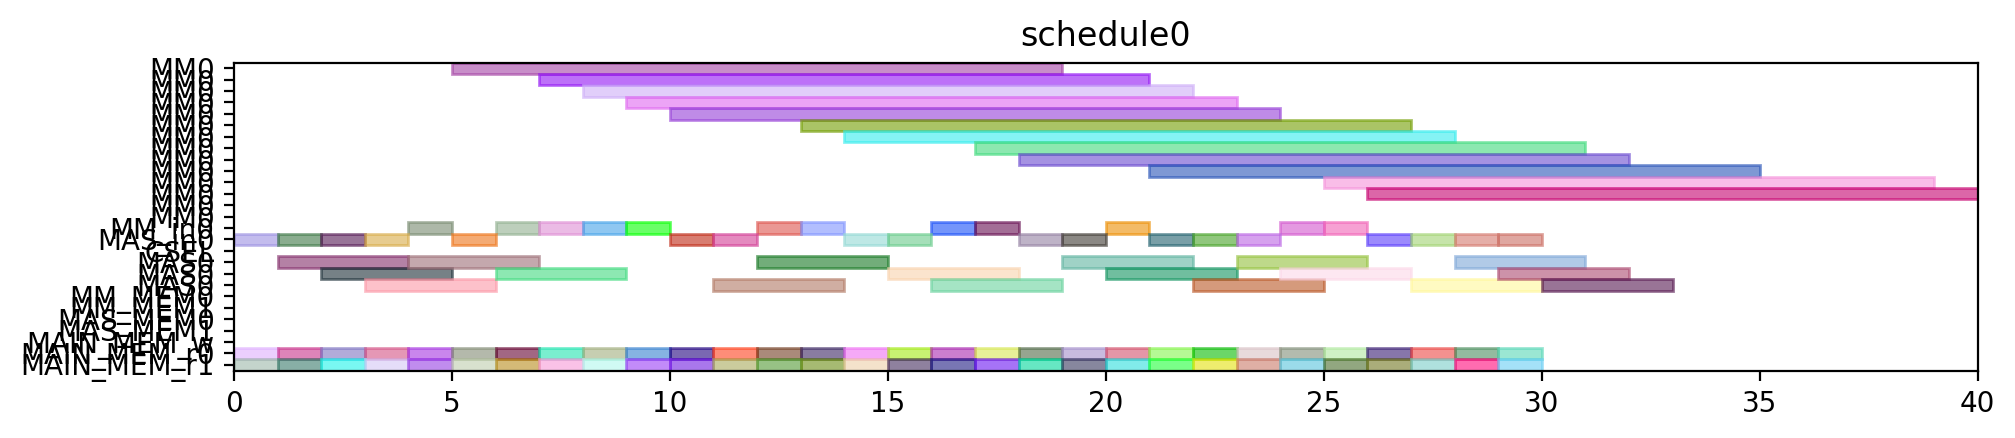

Source code (Python):
from pyschedule import Scenario, solvers, plotters, alt


def solve():
	horizon = 120
	S = Scenario("schedule0", horizon=horizon)

	# resource
	MM = S.Resources('MM', num=1, size=14)
	MM_in = S.Resources('MM_in', num=1)
	MAS_in = S.Resources('MAS_in', num=1)
	CSEL = S.Resource('CSEL')
	MAS = S.Resources('MAS', num=1, size=3, periods=range(1, horizon))
	MM_MEM = S.Resources('MM_MEM', num=2)
	MAS_MEM = S.Resources('MAS_MEM', num=2)
	MAIN_MEM_w = S.Resource('MAIN_MEM_w', size=1)
	MAIN_MEM_r = S.Resources('MAIN_MEM_r', num=2)

	# result of previous scheduling

	# new tasks
	T1_t0 = S.Task('T1_t0', length=3, delay_cost=1)
	T1_t0 += alt(MAS)
	T1_t0_in = S.Task('T1_t0_in', length=1, delay_cost=1)
	T1_t0_in += alt(MAS_in)
	S += T1_t0_in*MAS_in[0]<=T1_t0*MAS[0]

	T1_t0_mem0 = S.Task('T1_t0_mem0', length=1, delay_cost=1)
	T1_t0_mem0 += MAIN_MEM_r[0]
	S += T1_t0_mem0 <= T1_t0

	T1_t0_mem1 = S.Task('T1_t0_mem1', length=1, delay_cost=1)
	T1_t0_mem1 += MAIN_MEM_r[1]
	S += T1_t0_mem1 <= T1_t0

	T1_t1 = S.Task('T1_t1', length=3, delay_cost=1)
	T1_t1 += alt(MAS)
	T1_t1_in = S.Task('T1_t1_in', length=1, delay_cost=1)
	T1_t1_in += alt(MAS_in)
	S += T1_t1_in*MAS_in[0]<=T1_t1*MAS[0]

	T1_t1_mem0 = S.Task('T1_t1_mem0', length=1, delay_cost=1)
	T1_t1_mem0 += MAIN_MEM_r[0]
	S += T1_t1_mem0 <= T1_t1

	T1_t1_mem1 = S.Task('T1_t1_mem1', length=1, delay_cost=1)
	T1_t1_mem1 += MAIN_MEM_r[1]
	S += T1_t1_mem1 <= T1_t1

	T1_t3 = S.Task('T1_t3', length=14, delay_cost=1)
	T1_t3 += alt(MM)
	T1_t3_in = S.Task('T1_t3_in', length=1, delay_cost=1)
	T1_t3_in += alt(MM_in)
	S += T1_t3_in*MM_in[0]<=T1_t3*MM[0]
	T1_t3_mem0 = S.Task('T1_t3_mem0', length=1, delay_cost=1)
	T1_t3_mem0 += MAIN_MEM_r[0]
	S += T1_t3_mem0 <= T1_t3

	T1_t3_mem1 = S.Task('T1_t3_mem1', length=1, delay_cost=1)
	T1_t3_mem1 += MAIN_MEM_r[1]
	S += T1_t3_mem1 <= T1_t3

	T2_t0 = S.Task('T2_t0', length=14, delay_cost=1)
	T2_t0 += alt(MM)
	T2_t0_in = S.Task('T2_t0_in', length=1, delay_cost=1)
	T2_t0_in += alt(MM_in)
	S += T2_t0_in*MM_in[0]<=T2_t0*MM[0]
	T2_t0_mem0 = S.Task('T2_t0_mem0', length=1, delay_cost=1)
	T2_t0_mem0 += MAIN_MEM_r[0]
	S += T2_t0_mem0 <= T2_t0

	T2_t0_mem1 = S.Task('T2_t0_mem1', length=1, delay_cost=1)
	T2_t0_mem1 += MAIN_MEM_r[1]
	S += T2_t0_mem1 <= T2_t0

	T2_t1 = S.Task('T2_t1', length=14, delay_cost=1)
	T2_t1 += alt(MM)
	T2_t1_in = S.Task('T2_t1_in', length=1, delay_cost=1)
	T2_t1_in += alt(MM_in)
	S += T2_t1_in*MM_in[0]<=T2_t1*MM[0]
	T2_t1_mem0 = S.Task('T2_t1_mem0', length=1, delay_cost=1)
	T2_t1_mem0 += MAIN_MEM_r[0]
	S += T2_t1_mem0 <= T2_t1

	T2_t1_mem1 = S.Task('T2_t1_mem1', length=1, delay_cost=1)
	T2_t1_mem1 += MAIN_MEM_r[1]
	S += T2_t1_mem1 <= T2_t1

	T2_t2 = S.Task('T2_t2', length=3, delay_cost=1)
	T2_t2 += alt(MAS)
	T2_t2_in = S.Task('T2_t2_in', length=1, delay_cost=1)
	T2_t2_in += alt(MAS_in)
	S += T2_t2_in*MAS_in[0]<=T2_t2*MAS[0]

	T2_t2_mem0 = S.Task('T2_t2_mem0', length=1, delay_cost=1)
	T2_t2_mem0 += MAIN_MEM_r[0]
	S += T2_t2_mem0 <= T2_t2

	T2_t2_mem1 = S.Task('T2_t2_mem1', length=1, delay_cost=1)
	T2_t2_mem1 += MAIN_MEM_r[1]
	S += T2_t2_mem1 <= T2_t2

	T2_t3 = S.Task('T2_t3', length=3, delay_cost=1)
	T2_t3 += alt(MAS)
	T2_t3_in = S.Task('T2_t3_in', length=1, delay_cost=1)
	T2_t3_in += alt(MAS_in)
	S += T2_t3_in*MAS_in[0]<=T2_t3*MAS[0]

	T2_t3_mem0 = S.Task('T2_t3_mem0', length=1, delay_cost=1)
	T2_t3_mem0 += MAIN_MEM_r[0]
	S += T2_t3_mem0 <= T2_t3

	T2_t3_mem1 = S.Task('T2_t3_mem1', length=1, delay_cost=1)
	T2_t3_mem1 += MAIN_MEM_r[1]
	S += T2_t3_mem1 <= T2_t3

	T3_t0 = S.Task('T3_t0', length=14, delay_cost=1)
	T3_t0 += alt(MM)
	T3_t0_in = S.Task('T3_t0_in', length=1, delay_cost=1)
	T3_t0_in += alt(MM_in)
	S += T3_t0_in*MM_in[0]<=T3_t0*MM[0]
	T3_t0_mem0 = S.Task('T3_t0_mem0', length=1, delay_cost=1)
	T3_t0_mem0 += MAIN_MEM_r[0]
	S += T3_t0_mem0 <= T3_t0

	T3_t0_mem1 = S.Task('T3_t0_mem1', length=1, delay_cost=1)
	T3_t0_mem1 += MAIN_MEM_r[1]
	S += T3_t0_mem1 <= T3_t0

	T3_t1 = S.Task('T3_t1', length=14, delay_cost=1)
	T3_t1 += alt(MM)
	T3_t1_in = S.Task('T3_t1_in', length=1, delay_cost=1)
	T3_t1_in += alt(MM_in)
	S += T3_t1_in*MM_in[0]<=T3_t1*MM[0]
	T3_t1_mem0 = S.Task('T3_t1_mem0', length=1, delay_cost=1)
	T3_t1_mem0 += MAIN_MEM_r[0]
	S += T3_t1_mem0 <= T3_t1

	T3_t1_mem1 = S.Task('T3_t1_mem1', length=1, delay_cost=1)
	T3_t1_mem1 += MAIN_MEM_r[1]
	S += T3_t1_mem1 <= T3_t1

	T3_t2 = S.Task('T3_t2', length=3, delay_cost=1)
	T3_t2 += alt(MAS)
	T3_t2_in = S.Task('T3_t2_in', length=1, delay_cost=1)
	T3_t2_in += alt(MAS_in)
	S += T3_t2_in*MAS_in[0]<=T3_t2*MAS[0]

	T3_t2_mem0 = S.Task('T3_t2_mem0', length=1, delay_cost=1)
	T3_t2_mem0 += MAIN_MEM_r[0]
	S += T3_t2_mem0 <= T3_t2

	T3_t2_mem1 = S.Task('T3_t2_mem1', length=1, delay_cost=1)
	T3_t2_mem1 += MAIN_MEM_r[1]
	S += T3_t2_mem1 <= T3_t2

	T3_t3 = S.Task('T3_t3', length=3, delay_cost=1)
	T3_t3 += alt(MAS)
	T3_t3_in = S.Task('T3_t3_in', length=1, delay_cost=1)
	T3_t3_in += alt(MAS_in)
	S += T3_t3_in*MAS_in[0]<=T3_t3*MAS[0]

	T3_t3_mem0 = S.Task('T3_t3_mem0', length=1, delay_cost=1)
	T3_t3_mem0 += MAIN_MEM_r[0]
	S += T3_t3_mem0 <= T3_t3

	T3_t3_mem1 = S.Task('T3_t3_mem1', length=1, delay_cost=1)
	T3_t3_mem1 += MAIN_MEM_r[1]
	S += T3_t3_mem1 <= T3_t3

	T4_t0 = S.Task('T4_t0', length=14, delay_cost=1)
	T4_t0 += alt(MM)
	T4_t0_in = S.Task('T4_t0_in', length=1, delay_cost=1)
	T4_t0_in += alt(MM_in)
	S += T4_t0_in*MM_in[0]<=T4_t0*MM[0]
	T4_t0_mem0 = S.Task('T4_t0_mem0', length=1, delay_cost=1)
	T4_t0_mem0 += MAIN_MEM_r[0]
	S += T4_t0_mem0 <= T4_t0

	T4_t0_mem1 = S.Task('T4_t0_mem1', length=1, delay_cost=1)
	T4_t0_mem1 += MAIN_MEM_r[1]
	S += T4_t0_mem1 <= T4_t0

	T4_t1 = S.Task('T4_t1', length=14, delay_cost=1)
	T4_t1 += alt(MM)
	T4_t1_in = S.Task('T4_t1_in', length=1, delay_cost=1)
	T4_t1_in += alt(MM_in)
	S += T4_t1_in*MM_in[0]<=T4_t1*MM[0]
	T4_t1_mem0 = S.Task('T4_t1_mem0', length=1, delay_cost=1)
	T4_t1_mem0 += MAIN_MEM_r[0]
	S += T4_t1_mem0 <= T4_t1

	T4_t1_mem1 = S.Task('T4_t1_mem1', length=1, delay_cost=1)
	T4_t1_mem1 += MAIN_MEM_r[1]
	S += T4_t1_mem1 <= T4_t1

	T4_t2 = S.Task('T4_t2', length=3, delay_cost=1)
	T4_t2 += alt(MAS)
	T4_t2_in = S.Task('T4_t2_in', length=1, delay_cost=1)
	T4_t2_in += alt(MAS_in)
	S += T4_t2_in*MAS_in[0]<=T4_t2*MAS[0]

	T4_t2_mem0 = S.Task('T4_t2_mem0', length=1, delay_cost=1)
	T4_t2_mem0 += MAIN_MEM_r[0]
	S += T4_t2_mem0 <= T4_t2

	T4_t2_mem1 = S.Task('T4_t2_mem1', length=1, delay_cost=1)
	T4_t2_mem1 += MAIN_MEM_r[1]
	S += T4_t2_mem1 <= T4_t2

	T4_t3 = S.Task('T4_t3', length=3, delay_cost=1)
	T4_t3 += alt(MAS)
	T4_t3_in = S.Task('T4_t3_in', length=1, delay_cost=1)
	T4_t3_in += alt(MAS_in)
	S += T4_t3_in*MAS_in[0]<=T4_t3*MAS[0]

	T4_t3_mem0 = S.Task('T4_t3_mem0', length=1, delay_cost=1)
	T4_t3_mem0 += MAIN_MEM_r[0]
	S += T4_t3_mem0 <= T4_t3

	T4_t3_mem1 = S.Task('T4_t3_mem1', length=1, delay_cost=1)
	T4_t3_mem1 += MAIN_MEM_r[1]
	S += T4_t3_mem1 <= T4_t3

	T5_t0 = S.Task('T5_t0', length=3, delay_cost=1)
	T5_t0 += alt(MAS)
	T5_t0_in = S.Task('T5_t0_in', length=1, delay_cost=1)
	T5_t0_in += alt(MAS_in)
	S += T5_t0_in*MAS_in[0]<=T5_t0*MAS[0]

	T5_t0_mem0 = S.Task('T5_t0_mem0', length=1, delay_cost=1)
	T5_t0_mem0 += MAIN_MEM_r[0]
	S += T5_t0_mem0 <= T5_t0

	T5_t0_mem1 = S.Task('T5_t0_mem1', length=1, delay_cost=1)
	T5_t0_mem1 += MAIN_MEM_r[1]
	S += T5_t0_mem1 <= T5_t0

	T5_t1 = S.Task('T5_t1', length=3, delay_cost=1)
	T5_t1 += alt(MAS)
	T5_t1_in = S.Task('T5_t1_in', length=1, delay_cost=1)
	T5_t1_in += alt(MAS_in)
	S += T5_t1_in*MAS_in[0]<=T5_t1*MAS[0]

	T5_t1_mem0 = S.Task('T5_t1_mem0', length=1, delay_cost=1)
	T5_t1_mem0 += MAIN_MEM_r[0]
	S += T5_t1_mem0 <= T5_t1

	T5_t1_mem1 = S.Task('T5_t1_mem1', length=1, delay_cost=1)
	T5_t1_mem1 += MAIN_MEM_r[1]
	S += T5_t1_mem1 <= T5_t1

	T5_t3 = S.Task('T5_t3', length=14, delay_cost=1)
	T5_t3 += alt(MM)
	T5_t3_in = S.Task('T5_t3_in', length=1, delay_cost=1)
	T5_t3_in += alt(MM_in)
	S += T5_t3_in*MM_in[0]<=T5_t3*MM[0]
	T5_t3_mem0 = S.Task('T5_t3_mem0', length=1, delay_cost=1)
	T5_t3_mem0 += MAIN_MEM_r[0]
	S += T5_t3_mem0 <= T5_t3

	T5_t3_mem1 = S.Task('T5_t3_mem1', length=1, delay_cost=1)
	T5_t3_mem1 += MAIN_MEM_r[1]
	S += T5_t3_mem1 <= T5_t3

	T6_t0 = S.Task('T6_t0', length=14, delay_cost=1)
	T6_t0 += alt(MM)
	T6_t0_in = S.Task('T6_t0_in', length=1, delay_cost=1)
	T6_t0_in += alt(MM_in)
	S += T6_t0_in*MM_in[0]<=T6_t0*MM[0]
	T6_t0_mem0 = S.Task('T6_t0_mem0', length=1, delay_cost=1)
	T6_t0_mem0 += MAIN_MEM_r[0]
	S += T6_t0_mem0 <= T6_t0

	T6_t0_mem1 = S.Task('T6_t0_mem1', length=1, delay_cost=1)
	T6_t0_mem1 += MAIN_MEM_r[1]
	S += T6_t0_mem1 <= T6_t0

	T6_t1 = S.Task('T6_t1', length=14, delay_cost=1)
	T6_t1 += alt(MM)
	T6_t1_in = S.Task('T6_t1_in', length=1, delay_cost=1)
	T6_t1_in += alt(MM_in)
	S += T6_t1_in*MM_in[0]<=T6_t1*MM[0]
	T6_t1_mem0 = S.Task('T6_t1_mem0', length=1, delay_cost=1)
	T6_t1_mem0 += MAIN_MEM_r[0]
	S += T6_t1_mem0 <= T6_t1

	T6_t1_mem1 = S.Task('T6_t1_mem1', length=1, delay_cost=1)
	T6_t1_mem1 += MAIN_MEM_r[1]
	S += T6_t1_mem1 <= T6_t1

	T6_t2 = S.Task('T6_t2', length=3, delay_cost=1)
	T6_t2 += alt(MAS)
	T6_t2_in = S.Task('T6_t2_in', length=1, delay_cost=1)
	T6_t2_in += alt(MAS_in)
	S += T6_t2_in*MAS_in[0]<=T6_t2*MAS[0]

	T6_t2_mem0 = S.Task('T6_t2_mem0', length=1, delay_cost=1)
	T6_t2_mem0 += MAIN_MEM_r[0]
	S += T6_t2_mem0 <= T6_t2

	T6_t2_mem1 = S.Task('T6_t2_mem1', length=1, delay_cost=1)
	T6_t2_mem1 += MAIN_MEM_r[1]
	S += T6_t2_mem1 <= T6_t2

	T6_t3 = S.Task('T6_t3', length=3, delay_cost=1)
	T6_t3 += alt(MAS)
	T6_t3_in = S.Task('T6_t3_in', length=1, delay_cost=1)
	T6_t3_in += alt(MAS_in)
	S += T6_t3_in*MAS_in[0]<=T6_t3*MAS[0]

	T6_t3_mem0 = S.Task('T6_t3_mem0', length=1, delay_cost=1)
	T6_t3_mem0 += MAIN_MEM_r[0]
	S += T6_t3_mem0 <= T6_t3

	T6_t3_mem1 = S.Task('T6_t3_mem1', length=1, delay_cost=1)
	T6_t3_mem1 += MAIN_MEM_r[1]
	S += T6_t3_mem1 <= T6_t3

	T7_t0 = S.Task('T7_t0', length=14, delay_cost=1)
	T7_t0 += alt(MM)
	T7_t0_in = S.Task('T7_t0_in', length=1, delay_cost=1)
	T7_t0_in += alt(MM_in)
	S += T7_t0_in*MM_in[0]<=T7_t0*MM[0]
	T7_t0_mem0 = S.Task('T7_t0_mem0', length=1, delay_cost=1)
	T7_t0_mem0 += MAIN_MEM_r[0]
	S += T7_t0_mem0 <= T7_t0

	T7_t0_mem1 = S.Task('T7_t0_mem1', length=1, delay_cost=1)
	T7_t0_mem1 += MAIN_MEM_r[1]
	S += T7_t0_mem1 <= T7_t0

	T7_t1 = S.Task('T7_t1', length=14, delay_cost=1)
	T7_t1 += alt(MM)
	T7_t1_in = S.Task('T7_t1_in', length=1, delay_cost=1)
	T7_t1_in += alt(MM_in)
	S += T7_t1_in*MM_in[0]<=T7_t1*MM[0]
	T7_t1_mem0 = S.Task('T7_t1_mem0', length=1, delay_cost=1)
	T7_t1_mem0 += MAIN_MEM_r[0]
	S += T7_t1_mem0 <= T7_t1

	T7_t1_mem1 = S.Task('T7_t1_mem1', length=1, delay_cost=1)
	T7_t1_mem1 += MAIN_MEM_r[1]
	S += T7_t1_mem1 <= T7_t1

	T7_t2 = S.Task('T7_t2', length=3, delay_cost=1)
	T7_t2 += alt(MAS)
	T7_t2_in = S.Task('T7_t2_in', length=1, delay_cost=1)
	T7_t2_in += alt(MAS_in)
	S += T7_t2_in*MAS_in[0]<=T7_t2*MAS[0]

	T7_t2_mem0 = S.Task('T7_t2_mem0', length=1, delay_cost=1)
	T7_t2_mem0 += MAIN_MEM_r[0]
	S += T7_t2_mem0 <= T7_t2

	T7_t2_mem1 = S.Task('T7_t2_mem1', length=1, delay_cost=1)
	T7_t2_mem1 += MAIN_MEM_r[1]
	S += T7_t2_mem1 <= T7_t2

	T7_t3 = S.Task('T7_t3', length=3, delay_cost=1)
	T7_t3 += alt(MAS)
	T7_t3_in = S.Task('T7_t3_in', length=1, delay_cost=1)
	T7_t3_in += alt(MAS_in)
	S += T7_t3_in*MAS_in[0]<=T7_t3*MAS[0]

	T7_t3_mem0 = S.Task('T7_t3_mem0', length=1, delay_cost=1)
	T7_t3_mem0 += MAIN_MEM_r[0]
	S += T7_t3_mem0 <= T7_t3

	T7_t3_mem1 = S.Task('T7_t3_mem1', length=1, delay_cost=1)
	T7_t3_mem1 += MAIN_MEM_r[1]
	S += T7_t3_mem1 <= T7_t3

	T8_t2 = S.Task('T8_t2', length=3, delay_cost=1)
	T8_t2 += alt(MAS)
	T8_t2_in = S.Task('T8_t2_in', length=1, delay_cost=1)
	T8_t2_in += alt(MAS_in)
	S += T8_t2_in*MAS_in[0]<=T8_t2*MAS[0]

	T8_t2_mem0 = S.Task('T8_t2_mem0', length=1, delay_cost=1)
	T8_t2_mem0 += MAIN_MEM_r[0]
	S += T8_t2_mem0 <= T8_t2

	T8_t2_mem1 = S.Task('T8_t2_mem1', length=1, delay_cost=1)
	T8_t2_mem1 += MAIN_MEM_r[1]
	S += T8_t2_mem1 <= T8_t2

	T9_t2 = S.Task('T9_t2', length=3, delay_cost=1)
	T9_t2 += alt(MAS)
	T9_t2_in = S.Task('T9_t2_in', length=1, delay_cost=1)
	T9_t2_in += alt(MAS_in)
	S += T9_t2_in*MAS_in[0]<=T9_t2*MAS[0]

	T9_t2_mem0 = S.Task('T9_t2_mem0', length=1, delay_cost=1)
	T9_t2_mem0 += MAIN_MEM_r[0]
	S += T9_t2_mem0 <= T9_t2

	T9_t2_mem1 = S.Task('T9_t2_mem1', length=1, delay_cost=1)
	T9_t2_mem1 += MAIN_MEM_r[1]
	S += T9_t2_mem1 <= T9_t2

	T10_t2 = S.Task('T10_t2', length=3, delay_cost=1)
	T10_t2 += alt(MAS)
	T10_t2_in = S.Task('T10_t2_in', length=1, delay_cost=1)
	T10_t2_in += alt(MAS_in)
	S += T10_t2_in*MAS_in[0]<=T10_t2*MAS[0]

	T10_t2_mem0 = S.Task('T10_t2_mem0', length=1, delay_cost=1)
	T10_t2_mem0 += MAIN_MEM_r[0]
	S += T10_t2_mem0 <= T10_t2

	T10_t2_mem1 = S.Task('T10_t2_mem1', length=1, delay_cost=1)
	T10_t2_mem1 += MAIN_MEM_r[1]
	S += T10_t2_mem1 <= T10_t2

	T11_t2 = S.Task('T11_t2', length=3, delay_cost=1)
	T11_t2 += alt(MAS)
	T11_t2_in = S.Task('T11_t2_in', length=1, delay_cost=1)
	T11_t2_in += alt(MAS_in)
	S += T11_t2_in*MAS_in[0]<=T11_t2*MAS[0]

	T11_t2_mem0 = S.Task('T11_t2_mem0', length=1, delay_cost=1)
	T11_t2_mem0 += MAIN_MEM_r[0]
	S += T11_t2_mem0 <= T11_t2

	T11_t2_mem1 = S.Task('T11_t2_mem1', length=1, delay_cost=1)
	T11_t2_mem1 += MAIN_MEM_r[1]
	S += T11_t2_mem1 <= T11_t2

	solvers.mip.solve(S,msg=1,kind='CPLEX',ratio_gap=1.01)

	solution = [['hoge']*len(S.solution()[1]) for i in range(len(S.solution()))]
	for i in range(len(S.solution())):
		for j in range(len(S.solution()[i])):
			solution[i][j]=str(S.solution()[i][j])
	print(solution)

	cycles = int(solution[-1][3])

	pic_file_name = "/mnt/rose/usr1/fukuda/ABE/multiRAM_multiMAS_16mux/scheduling_result/stage14MM1_stage3MAS1/EP2_LADDERMUL/schedule0.png"
	if(S.solution() != []):
		plotters.matplotlib.plot(S,img_filename=pic_file_name, show_task_labels=False, fig_size=(cycles*0.25+3, 2))

	return solution
